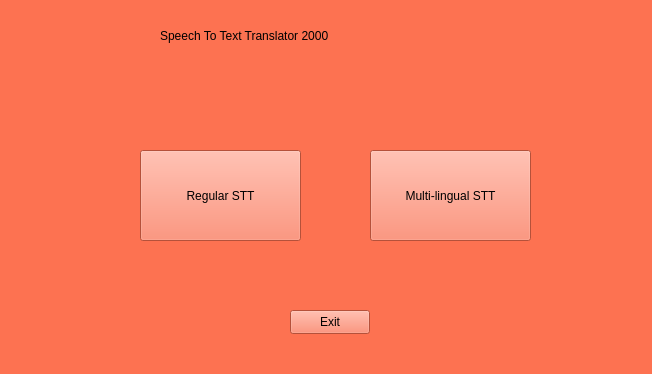
<?xml version="1.0" encoding="UTF-8"?>
<ui version="4.0">
 <class>hearingGui</class>
 <widget class="QWidget" name="hearingGui">
  <property name="geometry">
   <rect>
    <x>0</x>
    <y>0</y>
    <width>652</width>
    <height>374</height>
   </rect>
  </property>
  <property name="windowTitle">
   <string>hearingGui</string>
  </property>
  <property name="styleSheet">
   <string notr="true">background-color: rgb(253, 114, 81);</string>
  </property>
  <widget class="QLabel" name="label">
   <property name="geometry">
    <rect>
     <x>160</x>
     <y>20</y>
     <width>311</width>
     <height>31</height>
    </rect>
   </property>
   <property name="styleSheet">
    <string notr="true">font: 22pt &quot;.AppleSystemUIFont&quot;;</string>
   </property>
   <property name="text">
    <string>Speech To Text Translator 2000</string>
   </property>
  </widget>
  <widget class="QPushButton" name="pushButton">
   <property name="geometry">
    <rect>
     <x>140</x>
     <y>150</y>
     <width>161</width>
     <height>91</height>
    </rect>
   </property>
   <property name="styleSheet">
    <string notr="true">font: 18pt &quot;.AppleSystemUIFont&quot;;</string>
   </property>
   <property name="text">
    <string>Regular STT</string>
   </property>
  </widget>
  <widget class="QPushButton" name="pushButton_3">
   <property name="geometry">
    <rect>
     <x>370</x>
     <y>150</y>
     <width>161</width>
     <height>91</height>
    </rect>
   </property>
   <property name="styleSheet">
    <string notr="true">font: 18pt &quot;.AppleSystemUIFont&quot;;</string>
   </property>
   <property name="text">
    <string>Multi-lingual STT</string>
   </property>
  </widget>
  <widget class="QPushButton" name="exit">
   <property name="geometry">
    <rect>
     <x>290</x>
     <y>310</y>
     <width>80</width>
     <height>24</height>
    </rect>
   </property>
   <property name="text">
    <string>Exit</string>
   </property>
  </widget>
 </widget>
 <resources/>
 <connections/>
</ui>
